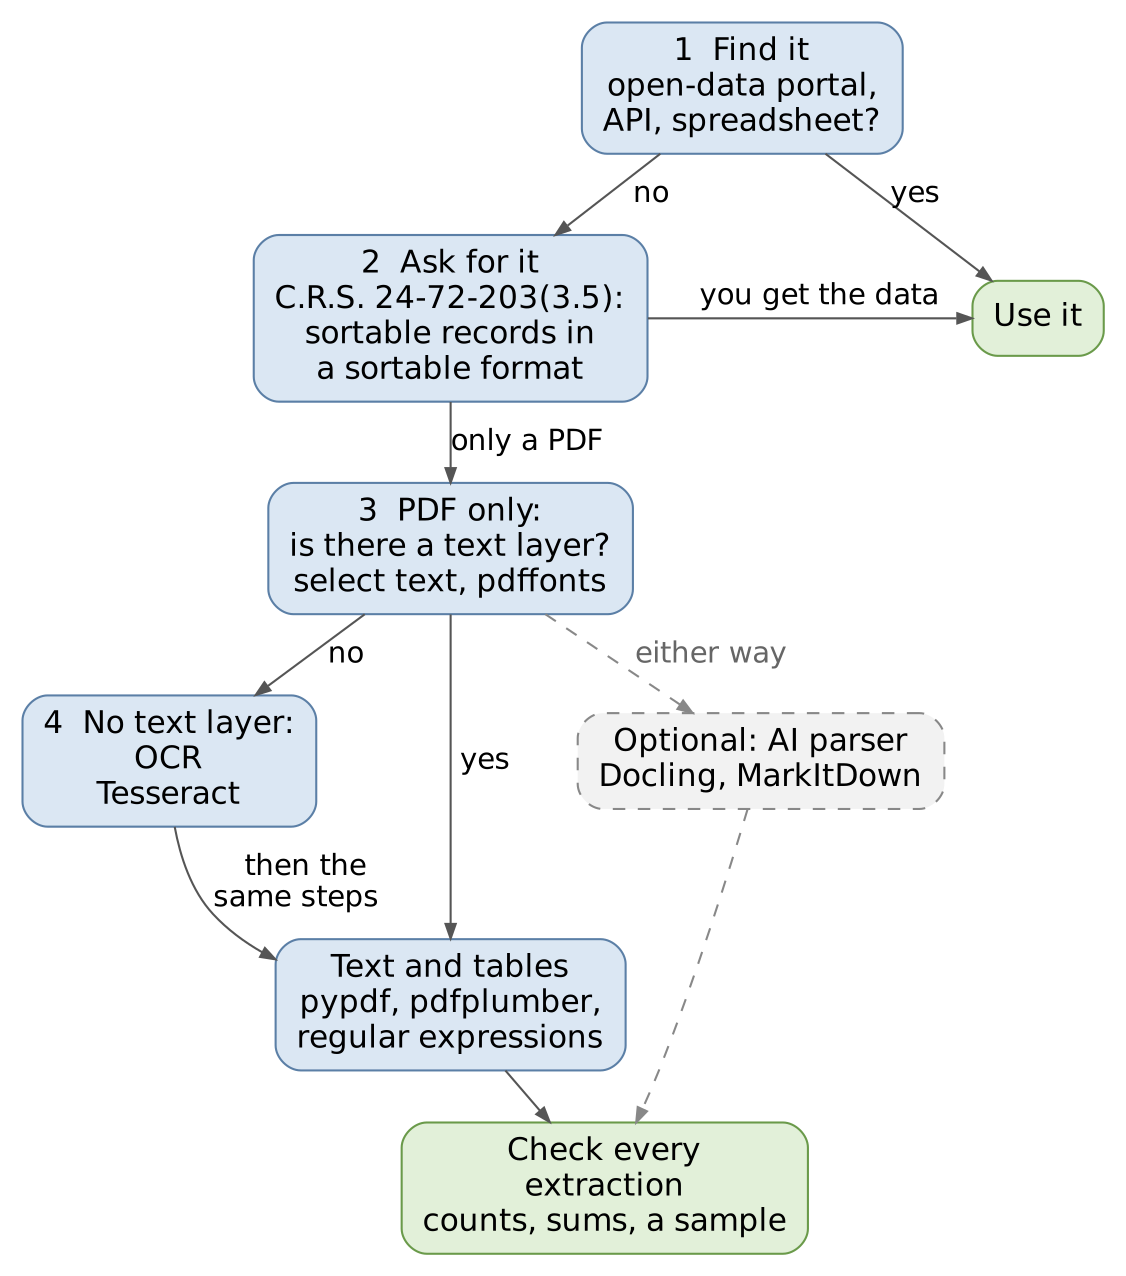

The Python source for this figure:
"""Draw week 9's escalation pathway with Graphviz: the full flowchart, and small
"you are here" copies with one step highlighted.

Usage (from this folder):  python pathway.py
Writes pathway.dot and pathway.png, and pathway_<step>.dot/.png for each step a frame marks.
Needs Graphviz's dot on the PATH.
"""
import subprocess

FONT = "Helvetica"
DARK = "#1f4e79"      # highlighted step: fill
LIGHT = "#dbe7f3"     # steps not highlighted: fill
GREEN = "#e2f0d9"
GREY = "#f2f2f2"

def full():
    """The flowchart for the pathway frame."""
    return f'''digraph pathway {{
  graph [rankdir=TB, nodesep=0.45, ranksep=0.32, fontname="{FONT}", bgcolor="white", pad=0.15];
  node [fontname="{FONT}", fontsize=15, shape=box, style="rounded,filled", fillcolor="{LIGHT}", color="#5b7fa6", margin="0.14,0.08"];
  edge [fontname="{FONT}", fontsize=14, color="#555555", arrowsize=0.7];

  find [label="1  Find it\\nopen-data portal,\\nAPI, spreadsheet?"];
  ask  [label="2  Ask for it\\nC.R.S. 24-72-203(3.5):\\nsortable records in\\na sortable format"];
  text [label="3  PDF only:\\nis there a text layer?\\nselect text, pdffonts", shape=box];
  ocr  [label="4  No text layer:\\nOCR\\nTesseract"];
  extract [label="Text and tables\\npypdf, pdfplumber,\\nregular expressions"];
  check [label="Check every\\nextraction\\ncounts, sums, a sample", fillcolor="{GREEN}", color="#6a9a4a"];
  use  [label="Use it", fillcolor="{GREEN}", color="#6a9a4a"];
  ai   [label="Optional: AI parser\\nDocling, MarkItDown", style="rounded,filled,dashed", fillcolor="{GREY}", color="#888888"];

  find -> ask [label=" no"];
  find -> use [label="yes "];
  ask -> use [label="  you get the data"];
  ask -> text [label="only a PDF"];
  text -> extract [label=" yes"];
  text -> ocr [label="no  "];
  ocr -> extract [label="then the\\nsame steps  "];
  extract -> check;
  text -> ai [style=dashed, color="#888888", fontcolor="#666666", label=" either way"];
  ai -> check [style=dashed, color="#888888"];
  {{ rank=same; use; ask; }}
  {{ rank=same; ocr; ai; }}
}}
'''

STEPS = [("find", "1 Find"), ("ask", "2 Ask"), ("text", "3 Text\\nlayer?"),
         ("ocr", "4 OCR"), ("ai", "AI\\nparser"), ("check", "Check")]

def thumbnail(here):
    """A compact copy, with the step `here` filled dark."""
    lines = [f'digraph pathway_{here} {{',
             f'  graph [rankdir=LR, nodesep=0.12, ranksep=0.18, bgcolor="white", pad=0.05];',
             f'  node [fontname="{FONT}", fontsize=15, shape=box, style="rounded,filled", fillcolor="{LIGHT}", color="#5b7fa6", fontcolor="#1a1a1a", margin="0.06,0.03", width=0.3, height=0.3];',
             '  edge [color="#777777", arrowsize=0.5];']
    for name, label in STEPS:
        attrs = f'label="{label}"'
        if name == "ai":
            attrs += ', style="rounded,filled,dashed"'
        if name == here:
            attrs += f', fillcolor="{DARK}", fontcolor="white", color="{DARK}"'
        lines.append(f'  {name} [{attrs}];')
    lines += ['  find -> ask -> text -> ocr -> check;', '  text -> check;',
              '  text -> ai [style=dashed]; ocr -> ai [style=dashed]; ai -> check [style=dashed];',
              '  { rank=same; ocr; ai; }', '}']
    return "\n".join(lines) + "\n"

def render(name, dot_source, dpi):
    with open(f"{name}.dot", "w") as f:
        f.write(dot_source)
    subprocess.run(["dot", "-Tpng", f"-Gdpi={dpi}", f"{name}.dot", "-o", f"{name}.png"], check=True)

render("pathway", full(), 150)
for name in ["find", "text", "ocr", "ai", "check"]:  # the steps a frame marks; steps 1 and 2 share "find"
    render(f"pathway_{name}", thumbnail(name), 150)
